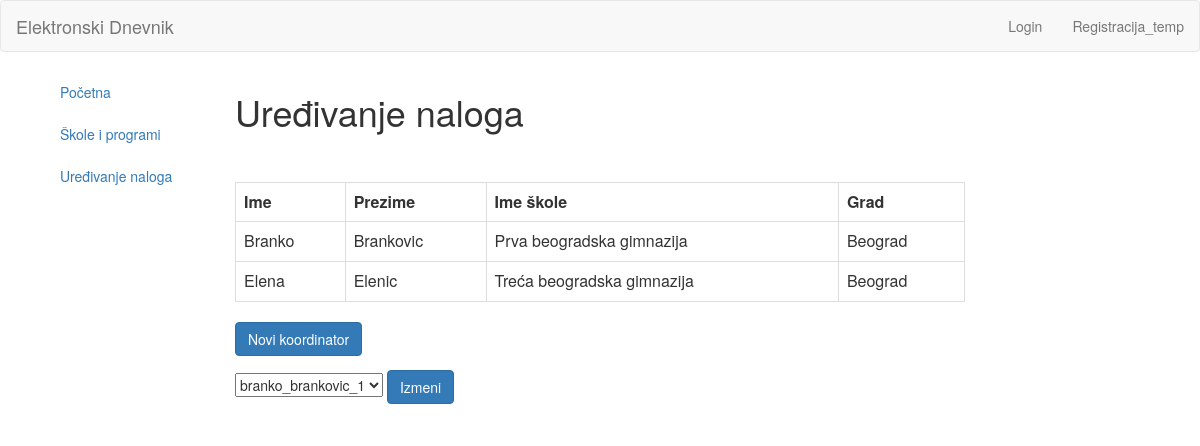
The app's page /index.php/administrator/uredjivanje with its own data.
### tables this page shows
CREATE TABLE `users` (
  `id` int(11) NOT NULL,
  `name` varchar(255) NOT NULL,
  `surname` varchar(255) NOT NULL,
  `email` varchar(255) NOT NULL,
  `username` varchar(255) NOT NULL,
  `password` varchar(255) NOT NULL
);

CREATE TABLE `skola` (
  `id` int(11) NOT NULL,
  `ime` varchar(255) NOT NULL,
  `adresa` varchar(255) NOT NULL,
  `grad` varchar(255) NOT NULL
);

### application/controllers/Administrator.php (called while the page is built, shortened)
<?php
	class Administrator extends CI_Controller{
		public function uredjivanje(){
			$data['title'] = 'Uređivanje naloga';
			$data['koordinatori'] = $this->Administrator_model->getKoordinatorIds();
			$data['skole'] = $this->Administrator_model->getSkole();
			$data['users'] = $this->Administrator_model->getUsers();
			$this->form_validation->set_rules('koord_lista', 'Koord_lista', 'required');
			if($this->form_validation->run() === FALSE){
				$this->load->view('templates/header');
				$this->load->view('administrator/uredjivanje', $data);
				$this->load->view('templates/footer');
			}
			else{
				$this->izmenaKoordinatora($this->input->post('koord_lista'));
			}
		}
	}

### index.php (called while the page is built, shortened)
<?php
require_once BASEPATH.'core/CodeIgniter.php';

### application/models/Administrator_model.php (called while the page is built, shortened)
<?php
	class Administrator_model extends CI_Model{
		public function getSkole(){
			$query = $this->db->get("skola");
			return $query;
		}
		public function getKoordinatorIds(){
			$koordinator = $this->db->get("koordinator");
			return $koordinator;
		}
		public function getUsers(){
			$users = $this->db->get("users");
			return $users;
		}
	}

### application/views/administrator/uredjivanje.php (the view)
<div class="col col-lg-2 col-md-3 col-sm-3 col-xs-12 left-container">
	<div class="tm-left-inner-container">
		<ul class="nav nav-stacked css-nav">
			<li><a href="<?php echo base_url(); ?>administrator">Početna</a></li>
			<li><a href="<?php echo base_url(); ?>administrator/skole">Škole i programi</a></li>
			<li><a href="<?php echo base_url(); ?>administrator/uredjivanje">Uređivanje naloga</a></li>
		</ul>
	</div>
</div>
<div class="col col-lg-8 col-md-7 col-sm-7 col-xs-12 right-container">
	<div class="tm-right-inner-container">
		<h1><?php echo $title; ?></h1>
		<br><br>
		<table class = "table table-bordered">
			<tr colspan = "5">
				<td><strong>Ime</strong></td>
				<td><strong>Prezime</strong></td>
				<td><strong>Ime škole</strong></td>
				<td><strong>Grad</strong></td>
			</tr>
			<?php
			foreach($koordinatori->result() as $row)
			{
				foreach($users->result() as $rowU)
				{
					foreach($skole->result() as $rowS)
					{
						if($row->id === $rowU->id && $row->skolaId === $rowS->id){
							?>
							<tr>
								<td> <?php echo $rowU->name; ?> </td>
								<td> <?php echo $rowU->surname; ?> </td>
								<td> <?php echo $rowS->ime; ?> </td>
								<td> <?php echo $rowS->grad; ?> </td>
							</tr>
							<?php
						}
					}
				}
			}
			?>
		</table>
		<form action="<?php echo base_url(); ?>administrator/noviKoordinator">
			<button type="submit" class="btn btn-primary" />Novi koordinator</button>
		</form>
		<?php echo form_open('administrator/uredjivanje'); ?>
			<form action="<?php echo base_url(); ?>administrator/izmenaKoordinatora">
				<?php
					echo "<select name='koord_lista'>";
					foreach($koordinatori->result() as $row) {
						foreach($users->result() as $rowU)
						{
							if($row->id === $rowU->id){
							?>
							echo "<option value="<?php echo $rowU->id; ?>"><?php echo $rowU->username; ?> </option>";
							<?php
							}
						}
					}
					echo "</select>";
				?>
				<button type="submit" class="btn btn-primary" />Izmeni</button>
			</form>
		<?php echo form_close(); ?>
	</div>
</div>

### records on screen
users: name "Branko", surname "Brankovic"
skola: ime "Prva beogradska gimnazija", grad "Beograd"
users: name "Elena", surname "Elenic"
skola: ime "Treća beogradska gimnazija", grad "Beograd"

### other values on screen
$title "Uređivanje naloga"
form field koord_lista "branko_brankovic_1"
